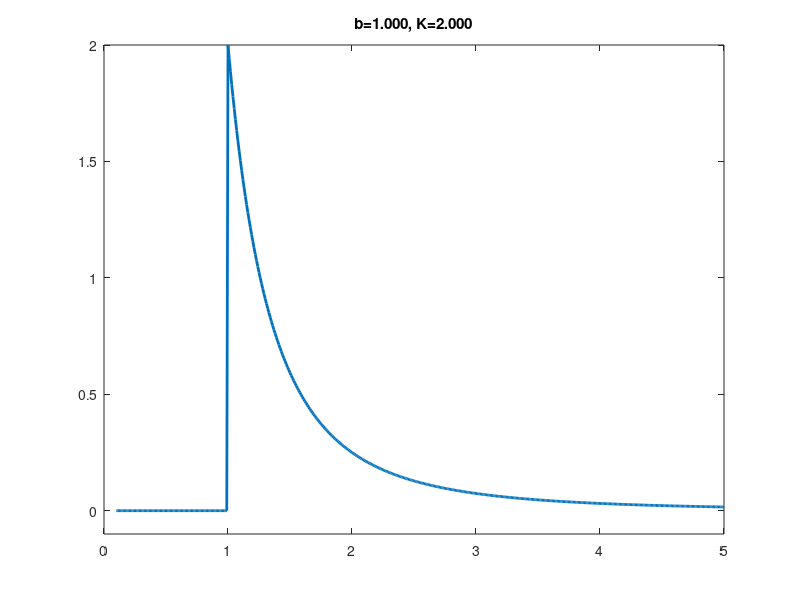
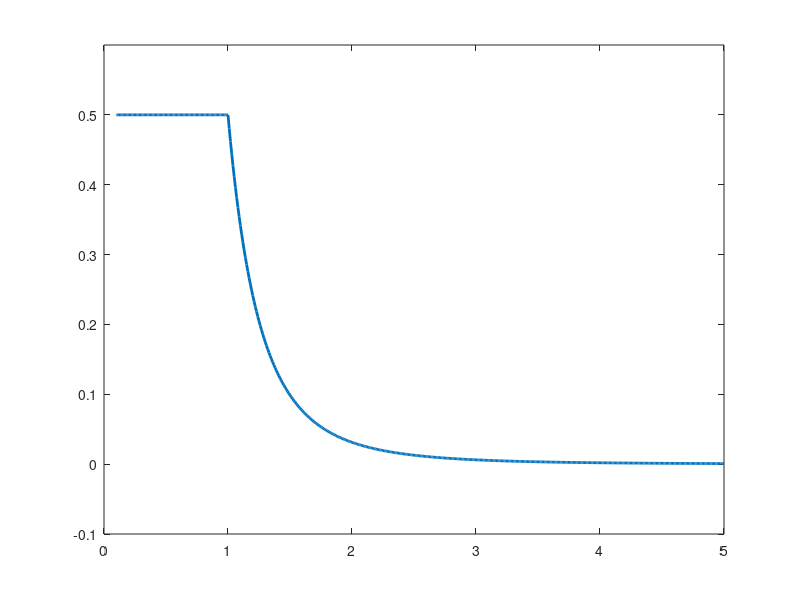

Write the MATLAB code that produced these figures, in order.
function taxicab()

as = 0.1:0.01:5;
bs = [1, 1,  1, 0.001];
Ks = [2, 1, 0.1, 0.001];

figure(1);clf
b=1;K=2;
ps = pareto_pdf(as, 1, 2);
plot(as, ps, 'linewidth', 2)
set(gca, 'ylim', [-0.1 2])
title(sprintf('b=%5.3f, K=%5.3f', 1, 2))

figure(2);clf
ms   = as;
b=1; K=2;
for mi=1:length(ms)
  D = [0, ms(mi)];
  ev(mi) = pareto_evidence(D, b, K);
end
plot(ms, ev, 'linewidth', 2)
plot(ms, ev, 'linewidth', 2)
set(gca, 'ylim', [-0.1 0.6])
return


for i=1:4
  subplot(2,2,i)
  K = Ks(i);
  b = bs(i);
  ps = pareto_pdf(as, b, K);
  plot(as, ps, 'linewidth', 2)
  set(gca, 'ylim', [-0.1 2])
  title(sprintf('b=%5.3f, K=%5.3f', b, K))
end

figure(2);
ms = as;
N = 2;
for i=1:4
  subplot(2,2,i)
  K = Ks(i);
  b = bs(i);
  for mi=1:length(ms)
    D = [0, ms(mi)];
    ev(mi) = pareto_evidence(D, b, K);
  end
  plot(ms, ev, 'linewidth', 2)
  set(gca, 'ylim', [-0.1 0.6])
  title(sprintf('b=%5.3f, K=%5.3f', b, K))
end

function p = pareto_pdf(a, b, K)

p = K*b^K ./ (a.^(K+1));
ndx = find(a < b);
p(ndx) = 0;


function ev = pareto_evidence(D, b, K)

m = max(D);
N = length(D);
if m <= b
  ev =  K/( (N+K) * b^N );
else
  ev = (K * b^K)/( (N+K).*m.^(N+K));
end


function ev = pareto_evidence2(m, N, b, K)

%m = max(D);
%N = length(D);
ev = zeros(1, N);
ndx = find(m <= b);
ev(ndx) = K/( (N+K) * b^N );
ndx = find(m < b);
ev(ndx) = (K * b^K)/( (N+K).*m(ndx).^(N+K));
